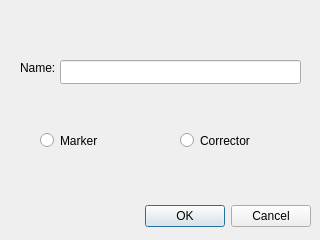
<?xml version="1.0" encoding="UTF-8"?>
<ui version="4.0">
 <class>Dialog</class>
 <widget class="QDialog" name="Dialog">
  <property name="geometry">
   <rect>
    <x>0</x>
    <y>0</y>
    <width>320</width>
    <height>240</height>
   </rect>
  </property>
  <property name="windowTitle">
   <string>Login Window</string>
  </property>
  <widget class="QDialogButtonBox" name="buttonBox">
   <property name="geometry">
    <rect>
     <x>10</x>
     <y>200</y>
     <width>301</width>
     <height>32</height>
    </rect>
   </property>
   <property name="orientation">
    <enum>Qt::Horizontal</enum>
   </property>
   <property name="standardButtons">
    <set>QDialogButtonBox::Cancel|QDialogButtonBox::Ok</set>
   </property>
  </widget>
  <widget class="QLabel" name="label">
   <property name="geometry">
    <rect>
     <x>20</x>
     <y>60</y>
     <width>41</width>
     <height>16</height>
    </rect>
   </property>
   <property name="text">
    <string>Name:</string>
   </property>
  </widget>
  <widget class="QLineEdit" name="Name_lineEdit">
   <property name="geometry">
    <rect>
     <x>60</x>
     <y>60</y>
     <width>241</width>
     <height>24</height>
    </rect>
   </property>
  </widget>
  <widget class="QRadioButton" name="Marker_radioButton">
   <property name="geometry">
    <rect>
     <x>40</x>
     <y>130</y>
     <width>101</width>
     <height>21</height>
    </rect>
   </property>
   <property name="text">
    <string>Marker</string>
   </property>
  </widget>
  <widget class="QRadioButton" name="Corrector_radioButton">
   <property name="geometry">
    <rect>
     <x>180</x>
     <y>130</y>
     <width>101</width>
     <height>21</height>
    </rect>
   </property>
   <property name="text">
    <string>Corrector</string>
   </property>
  </widget>
 </widget>
 <resources/>
 <connections>
  <connection>
   <sender>buttonBox</sender>
   <signal>accepted()</signal>
   <receiver>Dialog</receiver>
   <slot>accept()</slot>
   <hints>
    <hint type="sourcelabel">
     <x>248</x>
     <y>254</y>
    </hint>
    <hint type="destinationlabel">
     <x>157</x>
     <y>274</y>
    </hint>
   </hints>
  </connection>
  <connection>
   <sender>buttonBox</sender>
   <signal>rejected()</signal>
   <receiver>Dialog</receiver>
   <slot>reject()</slot>
   <hints>
    <hint type="sourcelabel">
     <x>316</x>
     <y>260</y>
    </hint>
    <hint type="destinationlabel">
     <x>286</x>
     <y>274</y>
    </hint>
   </hints>
  </connection>
 </connections>
</ui>
